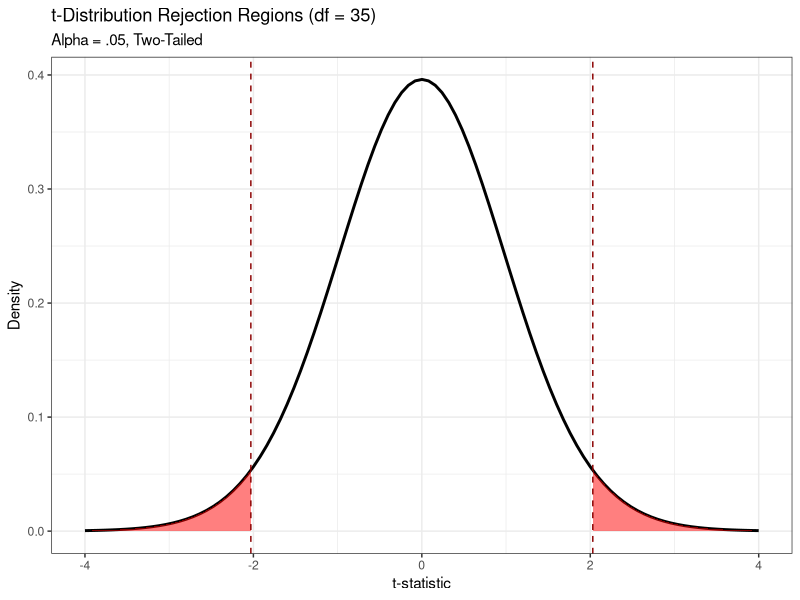
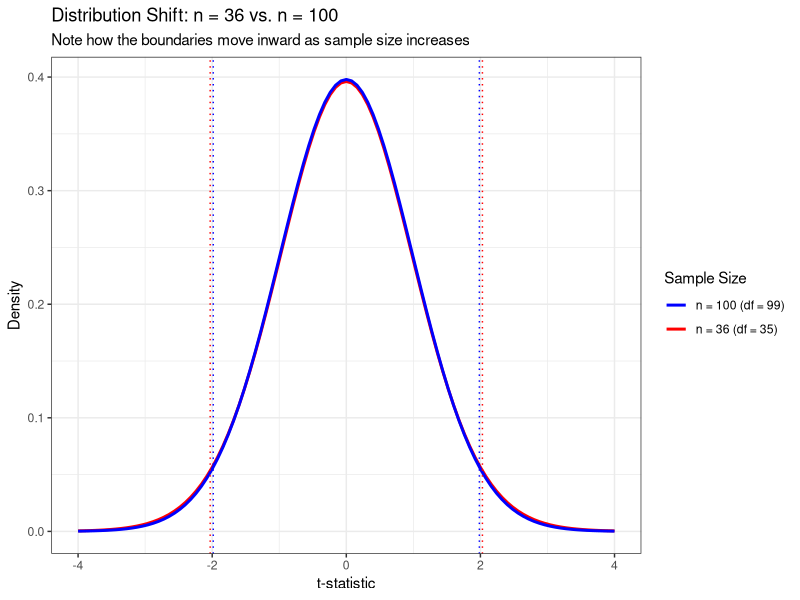
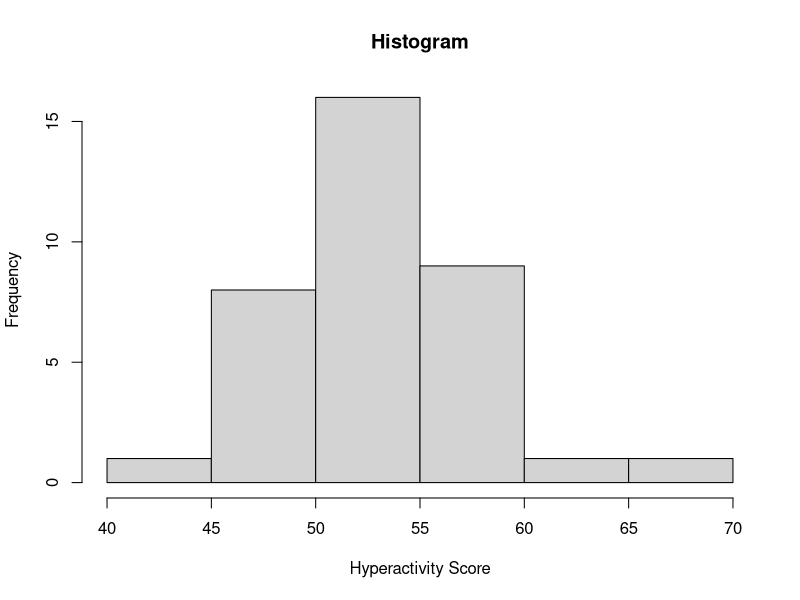
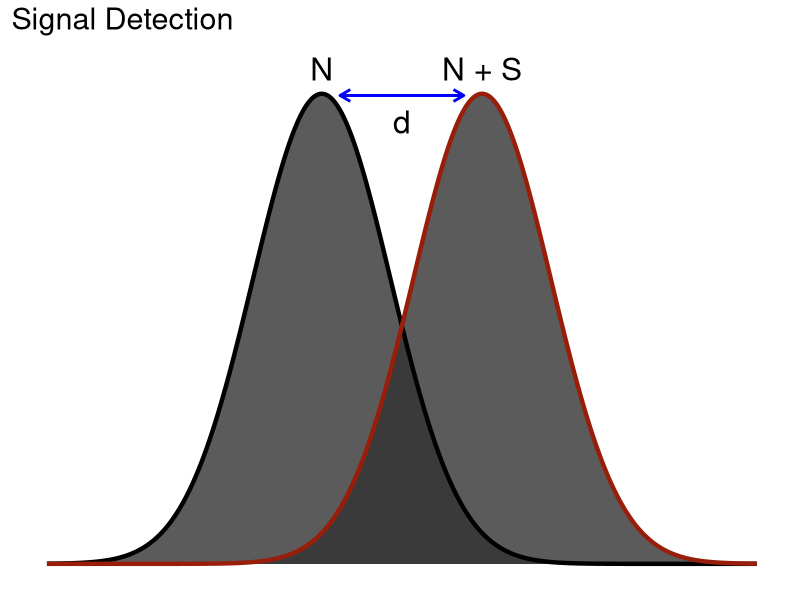
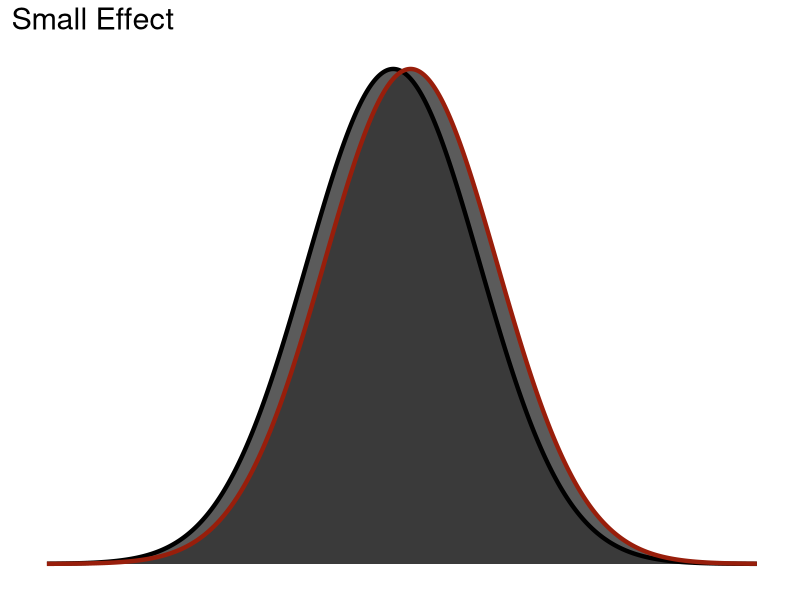
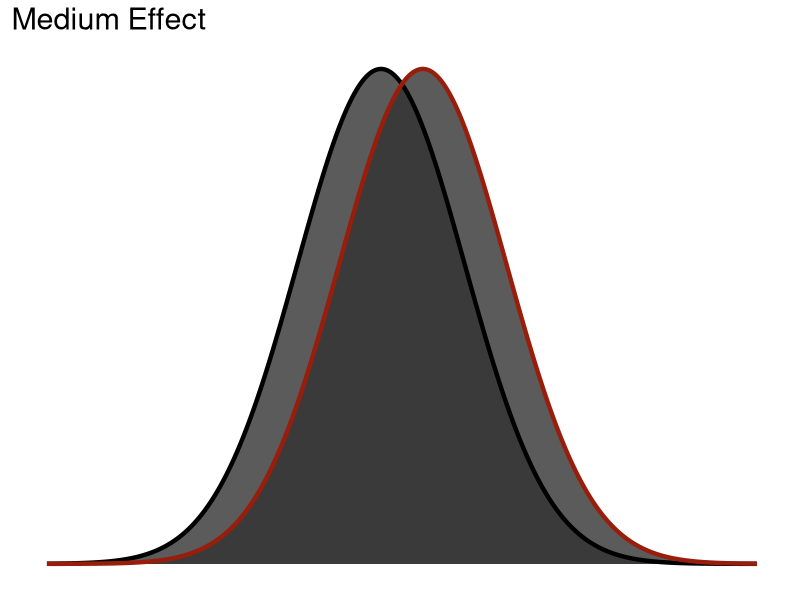
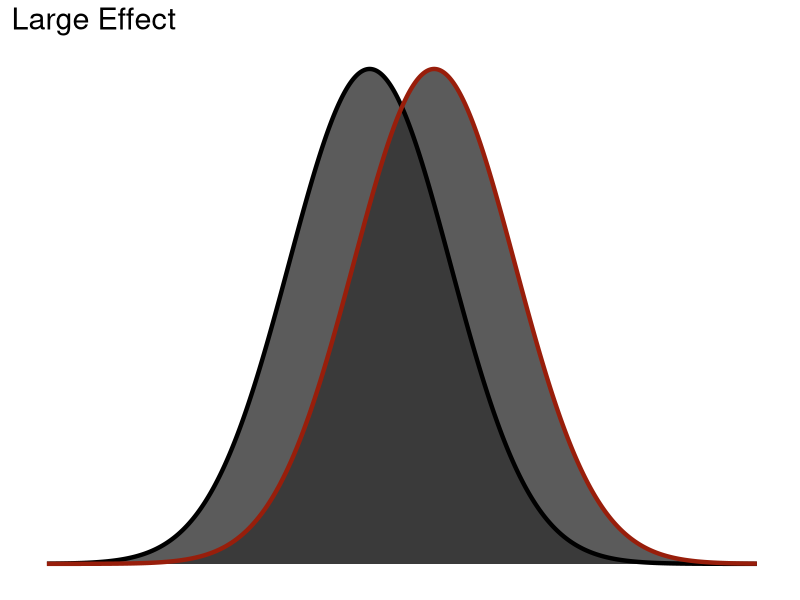
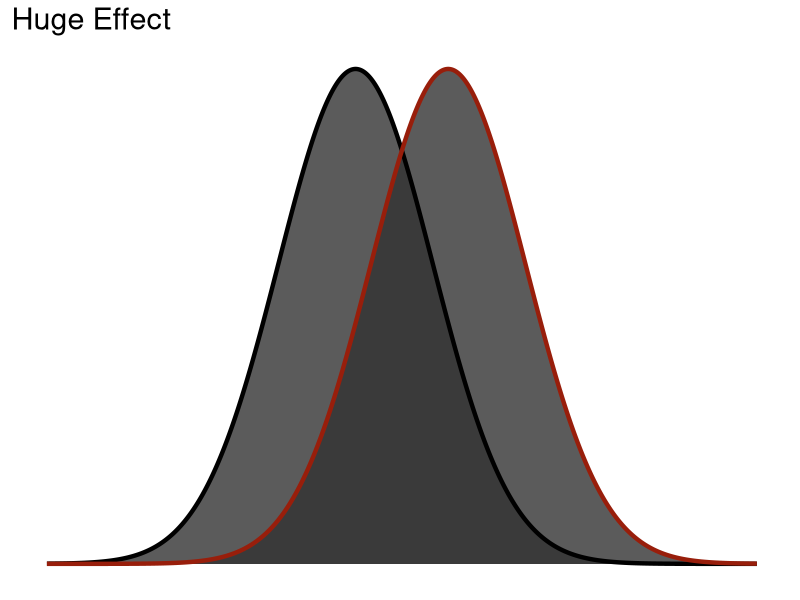

These charts were generated, in order, by the following R code:
## ---- chunk 1
knitr::opts_chunk$set(
  echo = TRUE,
  message = FALSE,
  warning = FALSE,
  fig.align = "center",
  fig.width = 4.5,
  fig.height = 3.5
)
## ---- chunk 2
#| echo: false
#| message: false
#| warning: false
#| fig-cap: "The t-distribution for df = 35. The shaded red areas represent the critical regions where we reject the null hypothesis."
#| fig-alt: "A symmetric bell-shaped t-distribution curve centered on zero. The two tails beyond about negative and positive two are shaded red, and dashed vertical lines mark those cut-offs."

library(ggplot2)

# Define parameters
n <- 36
df <- n - 1
alpha <- 0.05
t_crit <- qt(1 - alpha/2, df)

# Generate Plot
ggplot(data.frame(x = c(-4, 4)), aes(x)) +
  # Draw the t-distribution curve
  stat_function(fun = dt, args = list(df = df), color = "black", linewidth = 1) +
  # Shade the lower tail
  stat_function(fun = dt, args = list(df = df), 
                xlim = c(-4, -t_crit), geom = "area", fill = "red", alpha = 0.5) +
  # Shade the upper tail
  stat_function(fun = dt, args = list(df = df), 
                xlim = c(t_crit, 4), geom = "area", fill = "red", alpha = 0.5) +
  # Add critical value lines
  geom_vline(xintercept = c(-t_crit, t_crit), linetype = "dashed", color = "darkred") +
  labs(title = paste0("t-Distribution Rejection Regions (df = ", df, ")"),
       subtitle = "Alpha = .05, Two-Tailed",
       x = "t-statistic",
       y = "Density") +
  theme_bw()

# Save values for inline code
t.cut.lower <- -t_crit
t.cut.upper <- t_crit
## ---- chunk 3
#| echo: false
#| message: false
# Define parameters
n <- 36
df <- n - 1
alpha <- 0.05

# Calculate t-cutoffs
t_lower <- qt(alpha / 2, df)
t_upper <- qt(1 - (alpha / 2), df)
## ---- chunk 4
#| echo: false
#| message: false
#| warning: false
#| fig-cap: "Two t-distributions overlaid. The larger sample has thinner tails, so its cut-offs sit closer to the middle."
#| fig-alt: "Two overlapping bell-shaped curves centered on zero. The red curve for 36 people has slightly fatter tails than the blue curve for 100 people, and dotted vertical lines show the blue cut-offs sitting just inside the red ones."

# Define parameters for n = 100
n_large <- 100
df_large <- n_large - 1
t_crit_large <- qt(1 - alpha/2, df_large)

# Generate comparison plot
ggplot(data.frame(x = c(-4, 4)), aes(x)) +
  stat_function(fun = dt, args = list(df = 35), aes(color = "n = 36 (df = 35)"), linewidth = 1) +
  stat_function(fun = dt, args = list(df = 99), aes(color = "n = 100 (df = 99)"), linewidth = 1) +
  geom_vline(xintercept = c(-t_upper, t_upper), linetype = "dotted", color = "red") +
  geom_vline(xintercept = c(-t_crit_large, t_crit_large), linetype = "dotted", color = "blue") +
  scale_color_manual(values = c("n = 36 (df = 35)" = "red", "n = 100 (df = 99)" = "blue")) +
  labs(title = "Distribution Shift: n = 36 vs. n = 100",
       subtitle = "Note how the boundaries move inward as sample size increases",
       x = "t-statistic", y = "Density", color = "Sample Size") +
  theme_bw()
## ---- chunk 5
#| echo: false
#| message: false
#| warning: false
library(knitr)
library(kableExtra)

# Create the data
comparison_data <- data.frame(
  Sample_Size = c(10, 36, 100, "Infinity (z)"),
  DF = c(9, 35, 99, "N/A"),
  Critical_Value = c(
    round(qt(0.975, 9), 3),
    round(qt(0.975, 35), 3),
    round(qt(0.975, 99), 3),
    1.960
  )
)

# Render the table
kable(comparison_data, 
      col.names = c("Sample Size (n)", "Degrees of Freedom (df)", "Absolute Critical Value"),
      caption = "How Sample Size Changes the Threshold for Significance") |>
  kable_styling(bootstrap_options = c("striped", "hover", "condensed"))
## ---- chunk 6
#| echo: false
set.seed(123)
N <- 1e6
Population <- rnorm(N, mean = 50, sd = 5)
n <- 36

set.seed(42)
kids.sample <- sample(Population, n, replace = TRUE)

# every kid gets a 2-point cookie boost (the true effect)
kids.1 <- kids.sample + 2
## ---- chunk 7
#| echo: false
#| fig-cap: "Hyperactivity scores for our 36 cookie-fed children."
#| fig-alt: "Histogram of 36 hyperactivity scores, roughly mound-shaped and centered in the low fifties, with values spanning from the mid forties to the low sixties."
hist(kids.1,
     main = "Histogram",
     xlab = "Hyperactivity Score", ylab = "Frequency")
## ---- chunk 8
M = mean(kids.1)
s = sd(kids.1)
n = 36
Mu = 50 # given to you from the population
t.kids <- (M - Mu) / (s/sqrt(n))
t.kids
## ---- chunk 9
Kids.t.test <- t.test(x = kids.1,
                      alternative = "two.sided",
                      mu = 50,
                      conf.level = 0.95)  # .95 is the default; shown here so you can see it
## ---- chunk 10
#| echo: false
#| fig-width: 6.25
#| fig-height: 3.0
#| fig-cap: "Signal detection. The distance between the noise curve and the signal-plus-noise curve, measured in standard deviations, is d."
#| fig-alt: "Two overlapping bell curves. The left curve is labeled N for noise and the right curve is labeled N plus S for signal plus noise. A double-headed blue arrow between their peaks is labeled d."
# modifed from http://rpsychologist.com/creating-a-typical-textbook-illustration-of-statistical-power-using-either-ggplot-or-base-graphics
library(ggplot2)
library(grid) # for arrow()

m1 <- 0    # mu H0
sd1 <- 1.5 # sigma H0
m2 <- 3.5  # mu HA
sd2 <- 1.5 # sigma HA

z_crit <- qnorm(1 - (0.05/2), m1, sd1)

# set range
min1 <- m1 - sd1*4
max1 <- m1 + sd1*4
min2 <- m2 - sd2*4
max2 <- m2 + sd2*4

x <- seq(min(min1, min2), max(max1, max2), .01)

# distributions
df1 <- data.frame(
  x = x,
  y = dnorm(x, m1, sd1),
  id = "h0"
)

df2 <- data.frame(
  x = x,
  y = dnorm(x, m2, sd2),
  id = "h1"
)

poly <- rbind(df1, df2)

ggplot(poly, aes(x, y, group = id)) +
  geom_polygon(alpha = 0.8, show.legend = FALSE) +
  geom_line(data = df1,
            aes(x, y, color = "H0"),
            linewidth = 1.5,
            show.legend = FALSE) +
  geom_line(data = df2,
            aes(x, y, color = "HA"),
            linewidth = 1.5,
            show.legend = FALSE) +
  scale_color_manual(
    values = c("HA" = "#981e0b", "H0" = "black")
  ) +
  annotate("segment",
           x = m1 + .4, y = 0.265,
           xend = m2 - .4, yend = 0.265,
           color = "blue",
           arrow = arrow(length = unit(0.3, "cm")),
           linewidth = 1) +
  annotate("segment",
           x = m2 - .4, y = 0.265,
           xend = m1 + .4, yend = 0.265,
           color = "blue",
           arrow = arrow(length = unit(0.3, "cm")),
           linewidth = 1) +
  annotate("text", label = "d", x = (m1 + m2)/2, y = 0.25, size = 8) +
  annotate("text", label = "N", x = m1, y = 0.28, size = 8) +
  annotate("text", label = "N + S", x = m2, y = 0.28, size = 8) +
  ggtitle("Signal Detection") +
  theme(
    panel.grid = element_blank(),
    panel.background = element_blank(),
    plot.background = element_rect(fill = "#ffffff"),
    axis.text = element_blank(),
    axis.ticks = element_blank(),
    axis.title = element_blank(),
    plot.title = element_text(size = 22)
  )
## ---- chunk 11
#| echo: false
#| fig-width: 4.25
#| fig-height: 2.0
#| fig-cap: "A small effect, d = .2. The two curves are nearly on top of each other."
#| fig-alt: "Two bell curves that overlap almost completely, with their peaks barely separated."
# modified from http://rpsychologist.com/creating-a-typical-textbook-illustration-of-statistical-power-using-either-ggplot-or-base-graphics
library(ggplot2)
library(grid) # for arrow()

plot_signal <- function(
  m2,
  title,
  m1 = 0,
  sd1 = 1,
  sd2 = 1,
  alpha = 0.8
) {

  # set range
  min1 <- m1 - sd1*4
  max1 <- m1 + sd1*4
  min2 <- m2 - sd2*4
  max2 <- m2 + sd2*4

  x <- seq(min(min1, min2), max(max1, max2), 0.01)

  df1 <- data.frame(
    x = x,
    y = dnorm(x, m1, sd1),
    id = "h0"
  )

  df2 <- data.frame(
    x = x,
    y = dnorm(x, m2, sd2),
    id = "h1"
  )

  poly <- rbind(df1, df2)

  ggplot(poly, aes(x, y, group = id)) +
    geom_polygon(alpha = alpha, show.legend = FALSE) +
    geom_line(
      data = df1,
      aes(x, y, color = "H0"),
      linewidth = 1.5,
      show.legend = FALSE
    ) +
    geom_line(
      data = df2,
      aes(x, y, color = "HA"),
      linewidth = 1.5,
      show.legend = FALSE
    ) +
    scale_color_manual(values = c("HA" = "#981e0b", "H0" = "black")) +
    ggtitle(title) +
    theme(
      panel.grid = element_blank(),
      panel.background = element_blank(),
      plot.background = element_rect(fill = "#ffffff"),
      panel.border = element_blank(),
      axis.line = element_blank(),
      axis.text = element_blank(),
      axis.ticks = element_blank(),
      axis.title = element_blank(),
      plot.title = element_text(size = 22)
    )
}
plot_signal(0.2, "Small Effect")
## ---- chunk 12
#| echo: false
#| fig-width: 4.25
#| fig-height: 2.0
#| fig-cap: "A medium effect, d = .5."
#| fig-alt: "Two bell curves with clearly separated peaks but still a large shared area in the middle."
plot_signal(0.5, "Medium Effect")
## ---- chunk 13
#| echo: false
#| fig-width: 4.25
#| fig-height: 2.0
#| fig-cap: "A large effect, d = .8."
#| fig-alt: "Two bell curves whose peaks are well apart, though the curves still overlap substantially through the middle."
plot_signal(0.8, "Large Effect")
## ---- chunk 14
#| echo: false
#| fig-width: 4.25
#| fig-height: 2.0
#| fig-cap: "A huge effect, d = 1.2. Even here the curves share a lot of ground."
#| fig-alt: "Two bell curves separated by more than one standard deviation, yet a visible region in the middle still belongs to both."
plot_signal(1.2, "Huge Effect")
